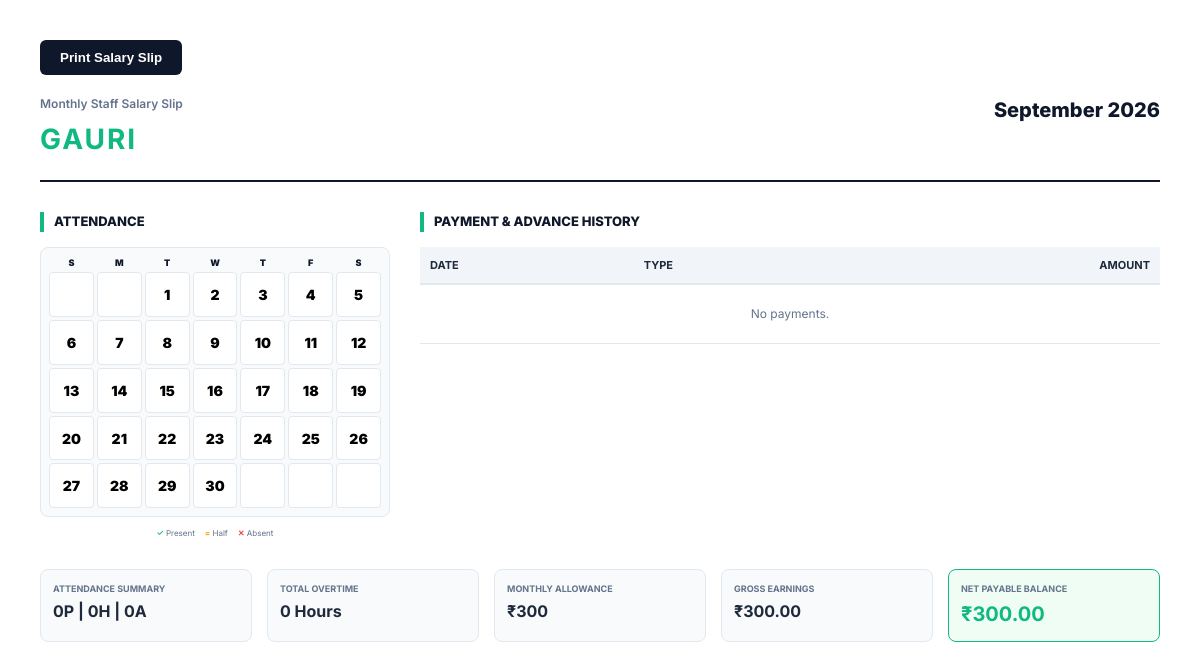
/worker/7/report/ (signed in), run on an earlier commit of the app's database.
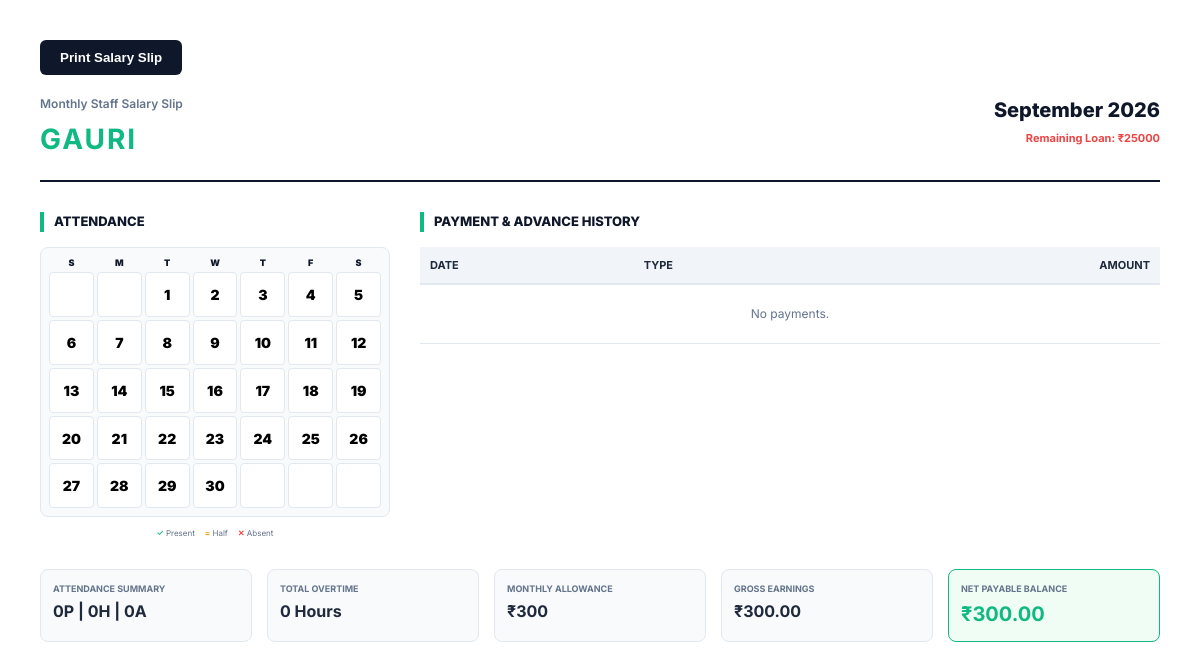
And on a later commit of the database.
### inventory/models.py (models this page shows, shortened)
class Worker(models.Model):
    name = models.CharField(
        max_length=100
    )
    salary_model = models.CharField(
        max_length=20,
        choices=SalaryModel.choices,
        default=SalaryModel.DAILY
    )
    daily_rate = models.FloatField(
        default=0,
        help_text="Rate per day for Daily Wage workers"
    )
    monthly_fixed_salary = models.FloatField(
        default=0,
        help_text="Fixed monthly salary for Fixed model"
    )
    overtime_rate = models.FloatField(
        default=0,
        help_text="Rate per hour of overtime"
    )
    monthly_allowance = models.FloatField(
        default=0,
        help_text="Automated monthly allowance added to salary"
    )
    process = models.CharField(
        max_length=50,
        choices=ProcessType.choices,
        default="machining"
    )
    phone = models.CharField(
        max_length=20,
        blank=True,
        null=True
    )
    employee_id = models.CharField(max_length=50, blank=True, null=True, unique=True)
    designation = models.CharField(max_length=100, blank=True, null=True)
    joining_date = models.DateField(blank=True, null=True)
    standard_shift_hours = models.FloatField(default=8, help_text="Standard working hours per day")
    identity_number = models.CharField(max_length=100, blank=True, null=True, help_text="Aadhar / Govt ID")
    emergency_contact_name = models.CharField(max_length=100, blank=True, null=True)
    emergency_contact_phone = models.CharField(max_length=20, blank=True, null=True)
    blood_group = models.CharField(max_length=10, blank=True, null=True)
    active = models.BooleanField(
        default=True
    )
    created_at = models.DateTimeField(
        auto_now_add=True
    )

class Loan(models.Model):
    worker = models.ForeignKey(Worker, on_delete=models.CASCADE, related_name='loans', null=True, blank=True)
    job_worker = models.ForeignKey(JobWorker, on_delete=models.CASCADE, related_name='loans', null=True, blank=True)
    total_amount = models.FloatField()
    emi_amount = models.FloatField(help_text="Standard monthly deduction")
    remaining_balance = models.FloatField()
    issued_date = models.DateField(default=timezone.now)
    is_active = models.BooleanField(default=True)
    description = models.TextField(blank=True, null=True)

### inventory/views/hr_ledger.py (the view, shortened to what this page needs)
# urls.py: path('worker/<int:worker_id>/report/', worker_monthly_report, name='worker_monthly_report'),
@staff_member_required
def worker_monthly_report(request, worker_id):
    worker = get_object_or_404(Worker, id=worker_id)
    today = timezone.now().date()
    month_start = today.replace(day=1)
    num_days = calendar.monthrange(today.year, today.month)[1]
    month_end = today.replace(day=num_days)
    attendance = Attendance.objects.filter(worker=worker, date__gte=month_start, date__lte=month_end).order_by('date')
    payments = LaborPayment.objects.filter(worker=worker, date__gte=month_start, date__lte=month_end).order_by('date')
    days_present = attendance.filter(status='PRESENT').count()
    half_days = attendance.filter(status='HALF_DAY').count()
    days_absent = attendance.filter(status='ABSENT').count()
    total_ot = sum(a.overtime_hours for a in attendance)
    attendance_ledger = []
    earned_wages = 0
    daily_rate = worker.daily_rate if worker.salary_model == 'DAILY' else (worker.monthly_fixed_salary / 30)
    if worker.salary_model == 'FIXED':
        daily_deduct = worker.monthly_fixed_salary / 30
        earned_wages = worker.monthly_fixed_salary - (days_absent * daily_deduct) + (total_ot * worker.overtime_rate)
    earned_wages += worker.monthly_allowance
    total_paid = sum(p.amount for p in payments)
    first_day_of_month = month_start.weekday() # Monday is 0, Sunday is 6
    first_day_of_month = (first_day_of_month + 1) % 7
    calendar_weeks = []
    current_week = [None] * first_day_of_month
    att_by_day = {a.date.day: a for a in attendance}
    for d in range(1, num_days + 1):
        record = att_by_day.get(d)
        current_week.append({
            'day': d,
            'status': record.status if record else None,
            'ot': record.overtime_hours if record else 0
        })
        if len(current_week) == 7:
            calendar_weeks.append(current_week)
            current_week = []
    if current_week:
        while len(current_week) < 7:
            current_week.append(None)
        calendar_weeks.append(current_week)
    active_loan = worker.loans.filter(is_active=True).first()
    loan_repaid_this_month = sum(p.amount for p in payments if p.payment_type == 'LOAN_REPAYMENT')
    total_paid_regular = sum(p.amount for p in payments if p.payment_type not in ['LOAN_REPAYMENT', 'NEW_LOAN'])
    context = {
        'worker': worker,
        'stats': {
            'present': days_present,
            'half': half_days,
            'absent': days_absent,
            'ot': total_ot,
            'earned': earned_wages,
            'loan_repaid': loan_repaid_this_month,
            'loan_balance': active_loan.remaining_balance if active_loan else 0,
            'balance': earned_wages - total_paid_regular - loan_repaid_this_month
        },
        'calendar_weeks': calendar_weeks,
        'attendance_ledger': attendance_ledger,
        'payments': payments,
        'month_name': today.strftime('%B %Y'),
        'today': timezone.now()
    }
    return render(request, 'worker_report.html', context)

### templates/worker_report.html (shortened to what this page needs)
<!DOCTYPE html>
<html lang="en">
<head>
</head>
<body>
    <button class="btn-print no-print" onclick="window.print()">Print Salary Slip</button>
    <div class="header">
        <div class="company-info">
            <p style="margin:0; font-size:12px; color:var(--text-muted); font-weight: 600;">Monthly Staff Salary Slip</p>
            <h1 style="margin:5px 0 0 0; font-size:28px; color:var(--accent);">{{ worker.name }}</h1>
        </div>
        <div class="statement-title">
            <h2 style="margin:0; font-weight:800; font-size:20px; color:var(--primary);">{{ month_name }}</h2>
            {% if stats.loan_balance > 0 %}
            <p style="margin:5px 0 0 0; font-size:11px; color:#ef4444; font-weight:700;">Remaining Loan: ₹{{ stats.loan_balance|floatformat:0 }}</p>
            {% endif %}
        </div>
    </div>
    <div style="display: flex; gap: 30px; margin-bottom: 30px; align-items: flex-start;">
        <div style="flex: 1; max-width: 350px;">
            <div class="section-title">Attendance</div>
            <div style="display: grid; grid-template-columns: repeat(7, 1fr); gap: 3px; background: #f8fafc; padding: 8px; border-radius: 8px; border: 1px solid var(--border);">
                {% for day in "SMTWTFS" %}
                <div style="text-align: center; font-size: 9px; font-weight: 900; color: var(--primary);">{{ day }}</div>
                {% endfor %}
                {% for week in calendar_weeks %}
                    {% for day in week %}
                        <div style="aspect-ratio: 1; border-radius: 4px; border: 1px solid #e2e8f0; display: flex; flex-direction: column; align-items: center; justify-content: center; background: white; position: relative; min-height: 35px;">
                            {% if day %}
                                <span style="font-size: 14px; font-weight: 900; color: #000; line-height: 1;">{{ day.day }}</span>
                            {% endif %}
                        </div>
                    {% endfor %}
                {% endfor %}
            </div>
            <div style="display:flex; gap:10px; font-size:8px; color:var(--text-muted); justify-content:center; margin-top:10px;">
                <div><span style="color:#10b981; font-weight:bold;">✓</span> Present</div>
                <div><span style="color:#f59e0b; font-weight:bold;">=</span> Half</div>
                <div><span style="color:#ef4444; font-weight:bold;">✕</span> Absent</div>
            </div>
        </div>
        <div style="flex: 1;">
            <div class="section-title">Payment & Advance History</div>
            <table style="font-size: 11px;">
                <thead>
                    <tr>
                        <th>Date</th>
                        <th>Type</th>
                        <th style="text-align:right;">Amount</th>
                    </tr>
                </thead>
                <tbody>
                    {% for p in payments %}
                    <tr>
                        <td>{{ p.date|date:"d M" }}</td>
                        <td>{{ p.get_payment_type_display }}</td>
                        <td style="text-align:right; font-weight:700; color: #ef4444;">₹{{ p.amount|floatformat:0 }}</td>
                    </tr>
                    {% empty %}
                    <tr>
                        <td colspan="3" style="text-align: center; color: var(--text-muted); padding:20px;">No payments.</td>
                    </tr>
                    {% endfor %}
                </tbody>
            </table>
        </div>
    </div>
    <div class="summary-grid" style="grid-template-columns: repeat(5, 1fr);">
        <div class="summary-item">
            <div class="summary-label">Attendance Summary</div>
            <div class="summary-value">{{ stats.present }}P | {{ stats.half }}H | {{ stats.absent }}A</div>
        </div>
        <div class="summary-item">
            <div class="summary-label">Total Overtime</div>
            <div class="summary-value">{{ stats.ot }} Hours</div>
        </div>
        <div class="summary-item">
            <div class="summary-label">Monthly Allowance</div>
            <div class="summary-value">₹{{ worker.monthly_allowance|floatformat:0 }}</div>
        </div>
        <div class="summary-item">
            <div class="summary-label">Gross Earnings</div>
            <div class="summary-value">₹{{ stats.earned|floatformat:2 }}</div>
        </div>
        <div class="summary-item" style="border-color: var(--accent); background: #f0fdf4;">
            <div class="summary-label">Net Payable Balance</div>
            <div class="summary-value highlight">₹{{ stats.balance|floatformat:2 }}</div>
        </div>
    </div>
</body>
</html>

### templates/worker_report.html (style rules this page uses)
:root { --primary: #0f172a; --accent: #10b981; --border: #e2e8f0; --text-main: #1e293b; --text-muted: #64748b; }
body { font-family: 'Inter', sans-serif; color: var(--text-main); line-height: 1.5; margin: 0; padding: 40px; background: white; }
.header { display: flex; justify-content: space-between; align-items: flex-start; border-bottom: 2px solid var(--primary); padding-bottom: 20px; margin-bottom: 30px; }
.company-info h1 { margin: 0; font-size: 24px; text-transform: uppercase; letter-spacing: 2px; }
.statement-title { text-align: right; }
.statement-title h2 { margin: 0; color: var(--accent); font-size: 24px; }
.summary-grid { display: grid; grid-template-columns: repeat(4, 1fr); gap: 15px; margin-bottom: 30px; }
.summary-item { background: #f8fafc; padding: 12px; border-radius: 8px; border: 1px solid var(--border); }
.summary-label { font-size: 9px; color: var(--text-muted); text-transform: uppercase; font-weight: 700; margin-bottom: 3px; }
.summary-value { font-size: 16px; font-weight: 700; }
.summary-value.highlight { color: var(--accent); font-size: 20px; }
table { width: 100%; border-collapse: collapse; margin-bottom: 30px; }
th { background: #f1f5f9; text-align: left; padding: 10px; font-size: 11px; text-transform: uppercase; border-bottom: 2px solid var(--border); }
td { padding: 10px; font-size: 12px; border-bottom: 1px solid var(--border); }
.section-title { font-size: 13px; font-weight: 800; text-transform: uppercase; margin-bottom: 15px; color: var(--primary); border-left: 4px solid var(--accent); padding-left: 10px; }
.btn-print { background: var(--primary); color: white; border: none; padding: 10px 20px; border-radius: 6px; cursor: pointer; font-weight: 600; margin-bottom: 20px; }

What changed in the data, as far as the page shows it:
added Loan: loan_balance "25000"
Also different on the page:
text now shown: "Remaining Loan: ₹"
